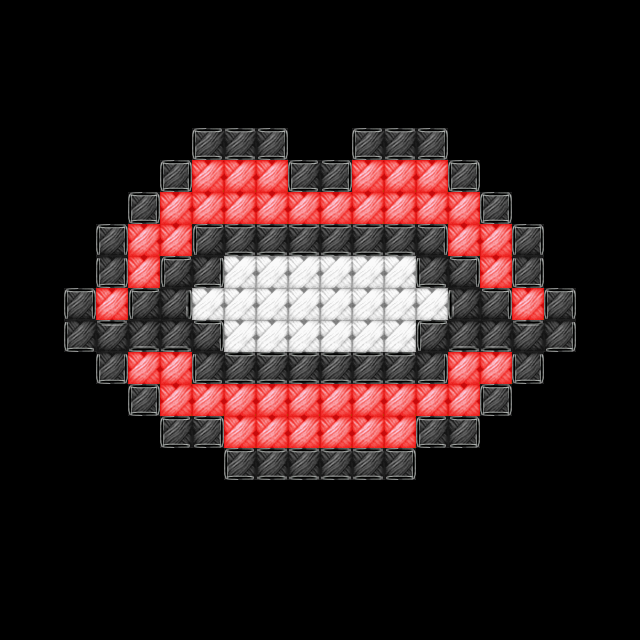

Below is a game level as drawn by its tile map, then a one-line description and the .tmx file that defines it, in full:
An orthogonal 20x20 tile map with 32x32 px tiles, 3 tile layers (layer1, layer2, layer3), 2 tilesets.

<map version="1.2" tiledversion="1.3.4" orientation="orthogonal" renderorder="left-down" width="20" height="20" tilewidth="32" tileheight="32" infinite="0" nextlayerid="5" nextobjectid="1">
 <tileset firstgid="1" source="color.tsx" />
 <tileset firstgid="22" source="stroke.tsx" />
 <layer id="1" name="layer1" width="20" height="20">
  <data encoding="csv">
0,0,0,0,0,0,0,0,0,0,0,0,0,0,0,0,0,0,0,0,
0,0,0,0,0,0,0,0,0,0,0,0,0,0,0,0,0,0,0,0,
0,0,0,0,0,0,0,0,0,0,0,0,0,0,0,0,0,0,0,0,
0,0,0,0,0,0,0,0,0,0,0,0,0,0,0,0,0,0,0,0,
0,0,0,0,0,0,11,11,11,0,0,11,11,11,0,0,0,0,0,0,
0,0,0,0,0,11,13,13,13,11,11,13,13,13,11,0,0,0,0,0,
0,0,0,0,11,13,13,13,13,13,13,13,13,13,13,11,0,0,0,0,
0,0,0,11,13,13,11,11,11,11,11,11,11,11,13,13,11,0,0,0,
0,0,0,11,13,11,11,2,2,2,2,2,2,11,11,13,11,0,0,0,
0,0,11,13,11,11,2,2,2,2,2,2,2,2,11,11,13,11,0,0,
0,0,11,11,11,11,11,2,2,2,2,2,2,11,11,11,11,11,0,0,
0,0,0,11,13,13,11,11,11,11,11,11,11,11,13,13,11,0,0,0,
0,0,0,0,11,13,13,13,13,13,13,13,13,13,13,11,0,0,0,0,
0,0,0,0,0,11,11,13,13,13,13,13,13,11,11,0,0,0,0,0,
0,0,0,0,0,0,0,11,11,11,11,11,11,0,0,0,0,0,0,0,
0,0,0,0,0,0,0,0,0,0,0,0,0,0,0,0,0,0,0,0,
0,0,0,0,0,0,0,0,0,0,0,0,0,0,0,0,0,0,0,0,
0,0,0,0,0,0,0,0,0,0,0,0,0,0,0,0,0,0,0,0,
0,0,0,0,0,0,0,0,0,0,0,0,0,0,0,0,0,0,0,0,
0,0,0,0,0,0,0,0,0,0,0,0,0,0,0,0,0,0,0,0
</data>
 </layer>
 <layer id="3" name="layer2" width="20" height="20">
  <data encoding="csv">
0,0,0,0,0,0,0,0,0,0,0,0,0,0,0,0,0,0,0,0,
0,0,0,0,0,0,0,0,0,0,0,0,0,0,0,0,0,0,0,0,
0,0,0,0,0,0,0,0,0,0,0,0,0,0,0,0,0,0,0,0,
0,0,0,0,0,0,0,0,0,0,0,0,0,0,0,0,0,0,0,0,
0,0,0,0,0,0,0,0,0,0,0,0,0,0,0,0,0,0,0,0,
0,0,0,0,0,0,0,0,0,0,0,0,0,0,0,0,0,0,0,0,
0,0,0,0,0,0,0,0,0,0,0,0,0,0,0,0,0,0,0,0,
0,0,0,0,0,0,0,0,0,0,0,0,0,0,0,0,0,0,0,0,
0,0,0,0,0,0,0,0,0,0,0,0,0,0,0,0,0,0,0,0,
0,0,0,0,0,0,0,0,0,0,0,0,0,0,0,0,0,0,0,0,
0,0,0,0,0,0,0,0,0,0,0,0,0,0,0,0,0,0,0,0,
0,0,0,0,0,0,0,0,0,0,0,0,0,0,0,0,0,0,0,0,
0,0,0,0,0,0,0,0,0,0,0,0,0,0,0,0,0,0,0,0,
0,0,0,0,0,0,0,0,0,0,0,0,0,0,0,0,0,0,0,0,
0,0,0,0,0,0,0,0,0,0,0,0,0,0,0,0,0,0,0,0,
0,0,0,0,0,0,0,0,0,0,0,0,0,0,0,0,0,0,0,0,
0,0,0,0,0,0,0,0,0,0,0,0,0,0,0,0,0,0,0,0,
0,0,0,0,0,0,0,0,0,0,0,0,0,0,0,0,0,0,0,0,
0,0,0,0,0,0,0,0,0,0,0,0,0,0,0,0,0,0,0,0,
0,0,0,0,0,0,0,0,0,0,0,0,0,0,0,0,0,0,0,0
</data>
 </layer>
 <objectgroup id="4" name="logiclayer" visible="0">
  <properties>
   <property name="usegid" value="11;13;2" />
   <property name="useicon" value="11.png;13.png;2.png" />
  </properties>
 </objectgroup>
 <layer id="2" name="layer3" width="20" height="20">
  <data encoding="csv">
0,0,0,0,0,0,0,0,0,0,0,0,0,0,0,0,0,0,0,0,
0,0,0,0,0,0,0,0,0,0,0,0,0,0,0,0,0,0,0,0,
0,0,0,0,0,0,0,0,0,0,0,0,0,0,0,0,0,0,0,0,
0,0,0,0,0,0,0,0,0,0,0,0,0,0,0,0,0,0,0,0,
0,0,0,0,0,0,36,30,34,0,0,36,30,34,0,0,0,0,0,0,
0,0,0,0,0,32,0,0,0,36,34,0,0,0,32,0,0,0,0,0,
0,0,0,0,32,0,0,0,0,0,0,0,0,0,0,32,0,0,0,0,
0,0,0,37,0,0,26,30,30,30,30,30,30,28,0,0,37,0,0,0,
0,0,0,35,0,26,29,0,0,0,0,0,0,27,28,0,35,0,0,0,
0,0,37,0,26,24,0,0,0,0,0,0,0,0,22,28,0,37,0,0,
0,0,27,23,25,25,28,0,0,0,0,0,0,26,25,25,23,29,0,0,
0,0,0,35,0,0,27,30,30,30,30,30,30,29,0,0,35,0,0,0,
0,0,0,0,32,0,0,0,0,0,0,0,0,0,0,32,0,0,0,0,
0,0,0,0,0,36,34,0,0,0,0,0,0,36,34,0,0,0,0,0,
0,0,0,0,0,0,0,36,30,30,30,30,34,0,0,0,0,0,0,0,
0,0,0,0,0,0,0,0,0,0,0,0,0,0,0,0,0,0,0,0,
0,0,0,0,0,0,0,0,0,0,0,0,0,0,0,0,0,0,0,0,
0,0,0,0,0,0,0,0,0,0,0,0,0,0,0,0,0,0,0,0,
0,0,0,0,0,0,0,0,0,0,0,0,0,0,0,0,0,0,0,0,
0,0,0,0,0,0,0,0,0,0,0,0,0,0,0,0,0,0,0,0
</data>
 </layer>
</map>
